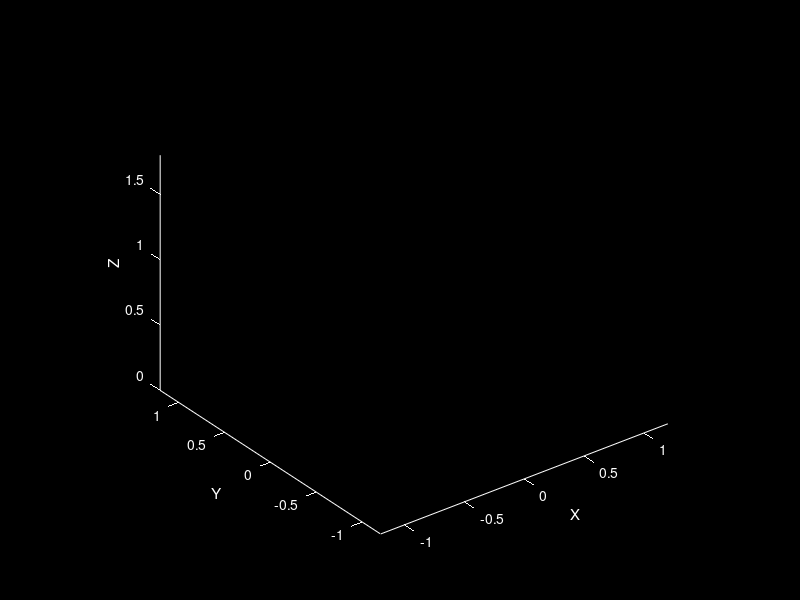

Write the MATLAB code that produced this figure. (Note: this script raises an error after producing the figure.)
%% 1. 환경 설정 및 데이터 정의
clear; clc; close all;

% STL 파일 경로
baseDir = 'D:\pj2025\space_challenge\model\modeling_3d\ASM_KARI_ARM\meshes';

% URDF 매핑 데이터
robotDef = {
    'ASM_J0.STL', 0, [0 0 0], [0 0 0]; 
    'ASM_J1.STL', 1, [0 0 0.094], [0 0 1];
    'ASM_J2.STL', 2, [0 0.088 0.105], [0 1 0];
    'ASM_J3.STL', 3, [0 0.104 0.131], [0 0 1];
    'ASM_J4.STL', 4, [0 -0.088 0.8], [0 1 0];
    'ASM_J5.STL', 5, [0 -0.104 0.131], [0 0 1];
    'ASM_J6.STL', 6, [0 -0.071 0.408], [0 1 0];
    'ASM_J7.STL', 7, [0 -0.121 0.088], [0 0 1];
};

%% 2. 뷰어 초기화 (Grid OFF, 다크 모드)
f = figure('Color', 'k', 'Name', 'KARI ARM Clean View', ...
    'InvertHardcopy', 'off', ...
    'Renderer', 'opengl'); 

ax = axes('Parent', f, ...
    'Color', 'k', ...             % 배경 검은색
    'XColor', 'w', 'YColor', 'w', 'ZColor', 'w', ... % 축 선/글자 흰색
    'DataAspectRatio', [1 1 1], ... 
    'NextPlot', 'add'); 
    
% [핵심 변경] 그리드 끄기
grid off; 
hold on;
view(3);

% 축 라벨 (흰색 글씨)
xlabel('X'); ylabel('Y'); zlabel('Z');

% [흔들림 방지] 축 범위 고정
xlim([-1.2 1.2]);
ylim([-1.2 1.2]);
zlim([0 1.8]); 
axis vis3d manual; 

% 조명 설정
light('Position', [2 2 3], 'Style', 'local', 'Color', [1 1 1]);
light('Position', [-2 -2 1], 'Style', 'local', 'Color', [0.4 0.4 0.5]); 
lighting gouraud; 

links = struct('hg', [], 'axis', [], 'offset', []);

%% 3. 로봇 조립
for i = 1:size(robotDef, 1)
    fileName = robotDef{i,1};
    parentIdx = robotDef{i,2};
    offset = robotDef{i,3};
    rotAxis = robotDef{i,4};
    
    fullPath = fullfile(baseDir, fileName);
    if ~isfile(fullPath)
        error('File not found: %s', fullPath);
    end
    
    % 계층 구조
    if parentIdx == 0
        links(i).hg = hgtransform('Parent', ax);
    else
        links(i).hg = hgtransform('Parent', links(parentIdx).hg);
    end
    set(links(i).hg, 'Matrix', makehgtform('translate', offset));
    
    % STL 로드
    tr = stlread(fullPath);
    
    % 패치 생성
    p = patch('Parent', links(i).hg, ...
        'Faces', tr.ConnectivityList, ...
        'Vertices', tr.Points, ...
        'FaceColor', [0.9 0.9 0.92], ... % 쿨 화이트
        'EdgeColor', 'none', ...
        'FaceLighting', 'gouraud', ...
        'AmbientStrength', 0.3, ...
        'DiffuseStrength', 0.6, ...
        'SpecularStrength', 0.8, ...
        'SpecularExponent', 15);
    material(p, 'dull'); 
    
    links(i).axis = rotAxis;
    links(i).offset = offset;
end

% 초기 시점
view(45, 30); 
% axis off; % (선택사항) X,Y,Z 축 선조차 없애고 싶으면 이 주석을 해제하세요.

%% 4. 애니메이션 루프
disp('애니메이션 시작... (Grid 제거됨)');
t = 0;
rate = rateControl(30); 

while ishandle(f)
    t = t + 0.02; 
    
    angles = [
        sin(t) * 0.5;
        sin(t*0.7) * 0.3;
        sin(t) * 0.4;
        cos(t) * 0.4;
        0;
        sin(t) * 0.4;
        t * 1.5
    ];

    for k = 2:length(links)
        m = makehgtform('translate', links(k).offset) * ...
            makehgtform('axisrotate', links(k).axis, angles(k-1));
        set(links(k).hg, 'Matrix', m);
    end
    
    drawnow;
    waitfor(rate);
end